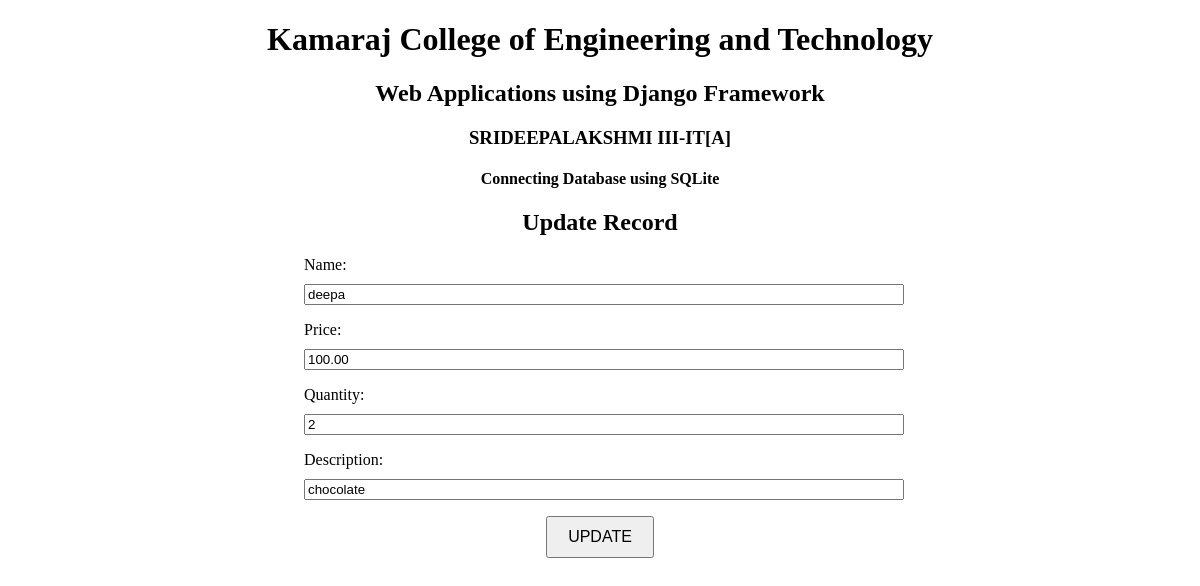
Screenshot of /update/6/ with the database file from the repository.
### ex6app/models.py (models this page shows, shortened)
class Product(models.Model):
    name = models.CharField(max_length=100)
    price = models.DecimalField(max_digits=10, decimal_places=2)
    quantity = models.PositiveIntegerField()
    description = models.CharField(max_length=100)

### ex6app/views.py (the view)
# urls.py: path('update/<int:pk>/', views.product_update, name='product_update'),  # Update product by ID
def product_update(request, pk):
    product = get_object_or_404(Product, pk=pk)
    if request.method == 'POST':
        form = ProductForm(request.POST, instance=product)
        if form.is_valid():
            form.save()
            return redirect('product_list')
    else:
        form = ProductForm(instance=product)
    return render(request, 'product_form.html', {'form': form})

### ex6app/forms.py
class ProductForm(forms.ModelForm):
    class Meta:
        model = Product
        fields = ['name', 'price', 'quantity', 'description']

### ex6app/templates/product_form.html (shortened to what this page needs)
<!DOCTYPE html>
<html lang="en">
<head>
</head>
<body>
    <h1>Kamaraj College of Engineering and Technology</h1>
    <h2>Web Applications using Django Framework</h2>
    <h3>SRIDEEPALAKSHMI III-IT[A]</h3>
    <h4>Connecting Database using SQLite</h4>
    <div class="form-container">
        {% if form.instance.pk %}
            <h2>Update Record</h2>
        {% else %}
            <h2>Create Record</h2>
        {% endif %}
        <form method="POST">
            {{ form.as_p }}
            {% if form.instance.pk %}
                <button type="submit">UPDATE</button>
            {% else %}
                <button type="submit">INSERT</button>
            {% endif %}
        </form>
    </div>
</body>
</html>

### ex6app/templates/product_form.html (style rules this page uses)
.form-container { width: 50%; margin: auto; text-align: center; }
label, input { display: block; margin-bottom: 10px; width: 100%; text-align: left; }
button { padding: 10px 20px; font-size: 16px; }
body { text-align: center; }

### rows the page displays
Product: name "deepa", price "100.00", quantity "2", description "chocolate"
